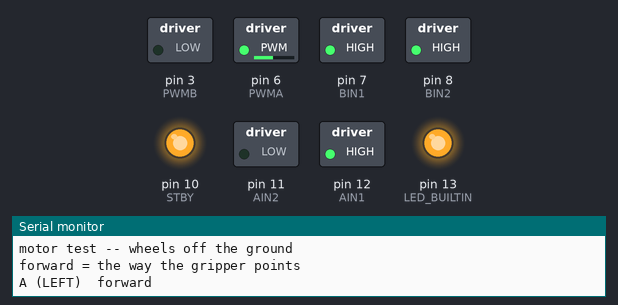
Bench run of a sketch on a simulated Arduino Uno, built with avr-gcc and run on an emulated ATmega328P. Shown: switched loads named in the sketch (green lamp = pin HIGH), output pins drawn as LEDs (lit = HIGH), the last lines printed to the serial monitor.

Above: at 1.9 s.
At 7.5 s:
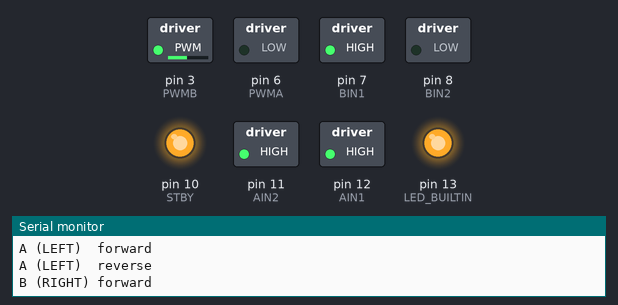
At 13.1 s:
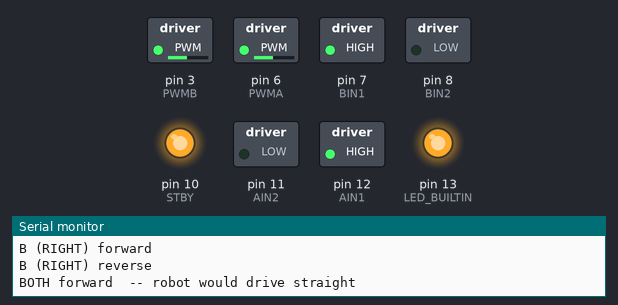
At 18.7 s:
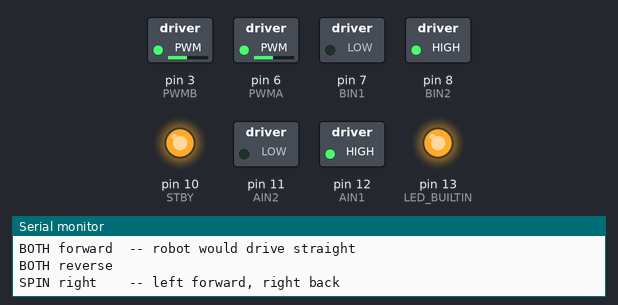
At 27.3 s:
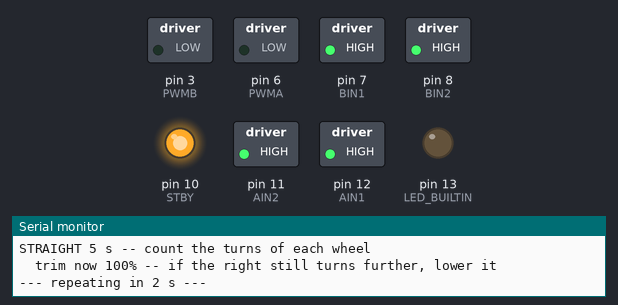
At 37.7 s:
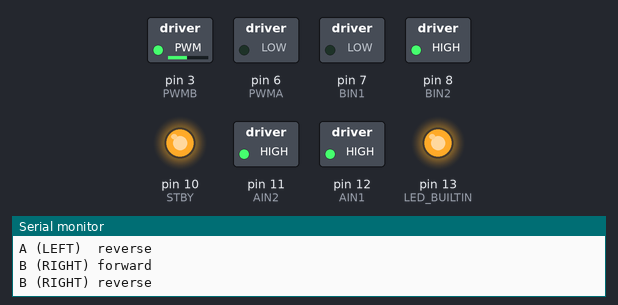
Timing chart, 0 to 40.0 s (numbered marks = the images above):
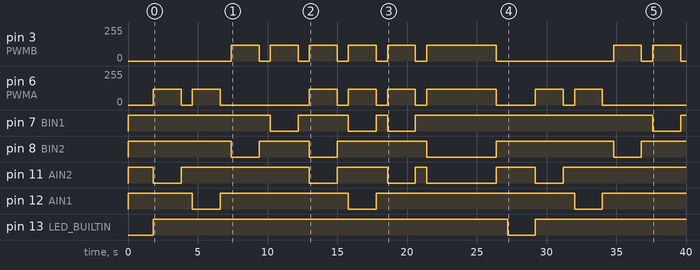

Measured:
- by itself, pin 3 (PWMB): goes 5 × (120/255 2.0 s, 0/255 0.80 s), 120/255 5.0 s, 0/255 8.4 s, 120/255 2.0 s, 0/255 0.80 s, 120/255 2.0 s, then 0/255
- by itself, pin 6 (PWMA): 0/255 → 120/255 at 1.8 s, → 0/255 2.0 s later, → 120/255 0.80 s later, → 0/255 2.0 s later, … (16 changes in this stretch)
- by itself, pin 7 (BIN1): HIGH → LOW at 10.2 s, → HIGH 2.0 s later, → LOW 3.6 s later, → HIGH 2.0 s later, … (8 changes in this stretch)
- by itself, pin 8 (BIN2): HIGH → LOW at 7.4 s, → HIGH 2.0 s later, → LOW 3.6 s later, → HIGH 2.0 s later, … (8 changes in this stretch)
- by itself, pin 11 (AIN2): HIGH → LOW at 1.8 s, → HIGH 2.0 s later, → LOW 9.2 s later, → HIGH 2.0 s later, … (10 changes in this stretch)
- by itself, pin 12 (AIN1): goes LOW 2.0 s, HIGH 9.2 s, LOW 2.0 s, HIGH 14.2 s, LOW 2.0 s, then HIGH
- by itself, pin 13 (LED_BUILTIN): LOW → HIGH at 1.8 s, → LOW 25.4 s later, → HIGH 2.0 s later

The sketch:

robot_motor_test.ino
```cpp
/* =====================================================================
 *  robot_motor_test.ino -- just run the motors
 * =====================================================================
 *
 *  Upload it and watch. No menu, no typing. It loops forever through:
 *
 *      A forward, A back, B forward, B back, both forward, both back, spin
 *
 *  announcing each step over serial at 115200.
 *
 *  WIRING
 *      Left  motor -> AO1 and AO2   (driven by PWMA/AIN1/AIN2)
 *      Right motor -> BO1 and BO2   (driven by PWMB/BIN1/BIN2)
 *
 *  A motor has two plain wires and AO1/AO2 are two plain terminals, so there
 *  is no correct order -- swapping them just reverses that wheel. Connect them
 *  either way, run this, and see which way each wheel actually turns.
 *
 *  "Forward" below means the wheel should roll the way the gripper points.
 *  If a wheel goes the wrong way you can either swap its two wires, or leave
 *  the wiring alone and set INVERT_LEFT / INVERT_RIGHT in the mission
 *  firmware's config.h. Both work; the flag is easier.
 *
 *  Put the robot on a book so the wheels spin free.
 *
 *  IF ONE WHEEL TURNS FURTHER THAN THE OTHER
 *      Check it mechanically first -- spin both wheels by hand with the power
 *      off. If one feels stiffer, that is friction, and no amount of trim fixes
 *      a wheel that is rubbing or a gearbox that is binding.
 *      If they feel the same, set TRIM_RIGHT_PCT below until the STRAIGHT test
 *      keeps a straight line, then copy that number into TRIM_R_PCT in
 *      robot_countGride/config.h.
 * ===================================================================== */

/* ---- TB6612FNG, same pins as the mission firmware -------------------- */
#define PWMA   6    /* left  speed     */
#define AIN1  12    /* left  direction */
#define AIN2  11
#define PWMB   3    /* right speed     */
#define BIN1   7    /* right direction */
#define BIN2   8
#define STBY  10    /* driver enable: LOW = both motors off */

#define SPEED      120   /* 0-255 */
#define RUN_MS    2000   /* how long each step runs  */
#define PAUSE_MS   800   /* stopped between steps    */

/* Right-motor trim, percent. 100 = untouched. If one wheel turns further than
 * the other in the same time, scale the faster one down until they match, then
 * copy the value into TRIM_R_PCT in the mission firmware's config.h.
 *   right turns 360 while left turns 270  ->  270/360 = 75  ->  set 75 */
#define TRIM_RIGHT_PCT  100

/* duty > 0 forward, < 0 reverse, 0 brake */
void leftMotor(int duty) {
  digitalWrite(AIN1, duty >= 0);
  digitalWrite(AIN2, duty <= 0);
  analogWrite(PWMA, duty < 0 ? -duty : duty);
}

void rightMotor(int duty) {
  long d = (long)duty * TRIM_RIGHT_PCT / 100;
  if (d > 255) d = 255;
  if (d < -255) d = -255;
  digitalWrite(BIN1, d >= 0);
  digitalWrite(BIN2, d <= 0);
  analogWrite(PWMB, (int)(d < 0 ? -d : d));
}

void stopBoth() {
  leftMotor(0);
  rightMotor(0);
  delay(PAUSE_MS);
}

void step(const __FlashStringHelper *what, int left, int right) {
  Serial.println(what);
  leftMotor(left);
  rightMotor(right);
  delay(RUN_MS);
  stopBoth();
}

void setup() {
  Serial.begin(115200);
  pinMode(PWMA, OUTPUT); pinMode(AIN1, OUTPUT); pinMode(AIN2, OUTPUT);
  pinMode(PWMB, OUTPUT); pinMode(BIN1, OUTPUT); pinMode(BIN2, OUTPUT);
  pinMode(STBY, OUTPUT);
  pinMode(LED_BUILTIN, OUTPUT);

  /* Put both motors on the SAME PWM frequency before comparing them.
   *
   * Arduino's defaults do not: D6 (left) is on Timer0 at ~976 Hz, D3 (right) is
   * on Timer2 at ~490 Hz. A brushed motor does not respond identically to two
   * different switching frequencies, so with stock analogWrite the two wheels
   * can turn at visibly different speeds for the same duty even when the motors
   * and the wiring are fine. Timer2 prescaler /32 puts D3 on ~980 Hz to match.
   *
   * The mission firmware does the same thing, so trim measured here is the trim
   * that firmware needs. Timer0 is left alone -- millis() and delay() live on
   * it and changing its prescaler would break their timing. */
#if defined(__AVR__)
  TCCR2B = (uint8_t)((TCCR2B & 0xF8) | 0x03);
#endif

  digitalWrite(STBY, LOW);          /* stay off while everything settles */
  stopBoth();
  delay(1000);
  digitalWrite(STBY, HIGH);         /* driver enabled */

  Serial.println();
  Serial.println(F("motor test -- wheels off the ground"));
  Serial.println(F("forward = the way the gripper points"));
}

void loop() {
  digitalWrite(LED_BUILTIN, HIGH);

  step(F("A (LEFT)  forward"),  SPEED,  0);
  step(F("A (LEFT)  reverse"), -SPEED,  0);
  step(F("B (RIGHT) forward"),  0,      SPEED);
  step(F("B (RIGHT) reverse"),  0,     -SPEED);
  step(F("BOTH forward  -- robot would drive straight"),  SPEED,  SPEED);
  step(F("BOTH reverse"),                                -SPEED, -SPEED);
  step(F("SPIN right    -- left forward, right back"),    SPEED, -SPEED);

  /* Long straight run: the one that actually shows a speed mismatch. Count how
   * far each wheel turns, or put it on the floor and see whether it curves. */
  Serial.println(F("STRAIGHT 5 s -- count the turns of each wheel"));
  leftMotor(SPEED);
  rightMotor(SPEED);
  delay(5000);
  stopBoth();
  Serial.print(F("  trim now "));
  Serial.print(TRIM_RIGHT_PCT);
  Serial.println(F("% -- if the right still turns further, lower it"));

  digitalWrite(LED_BUILTIN, LOW);
  Serial.println(F("--- repeating in 2 s ---"));
  Serial.println();
  delay(2000);
}
```
